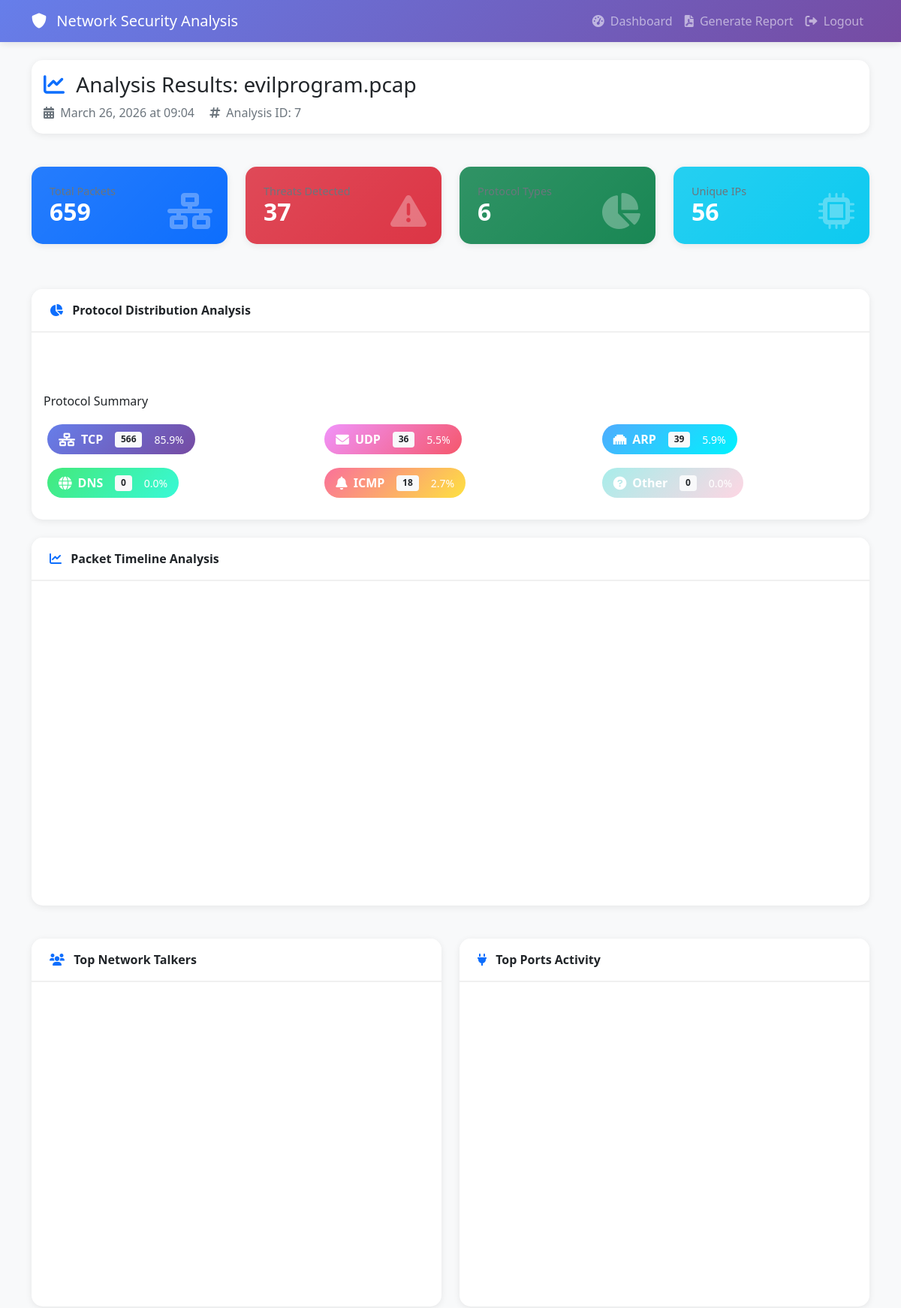
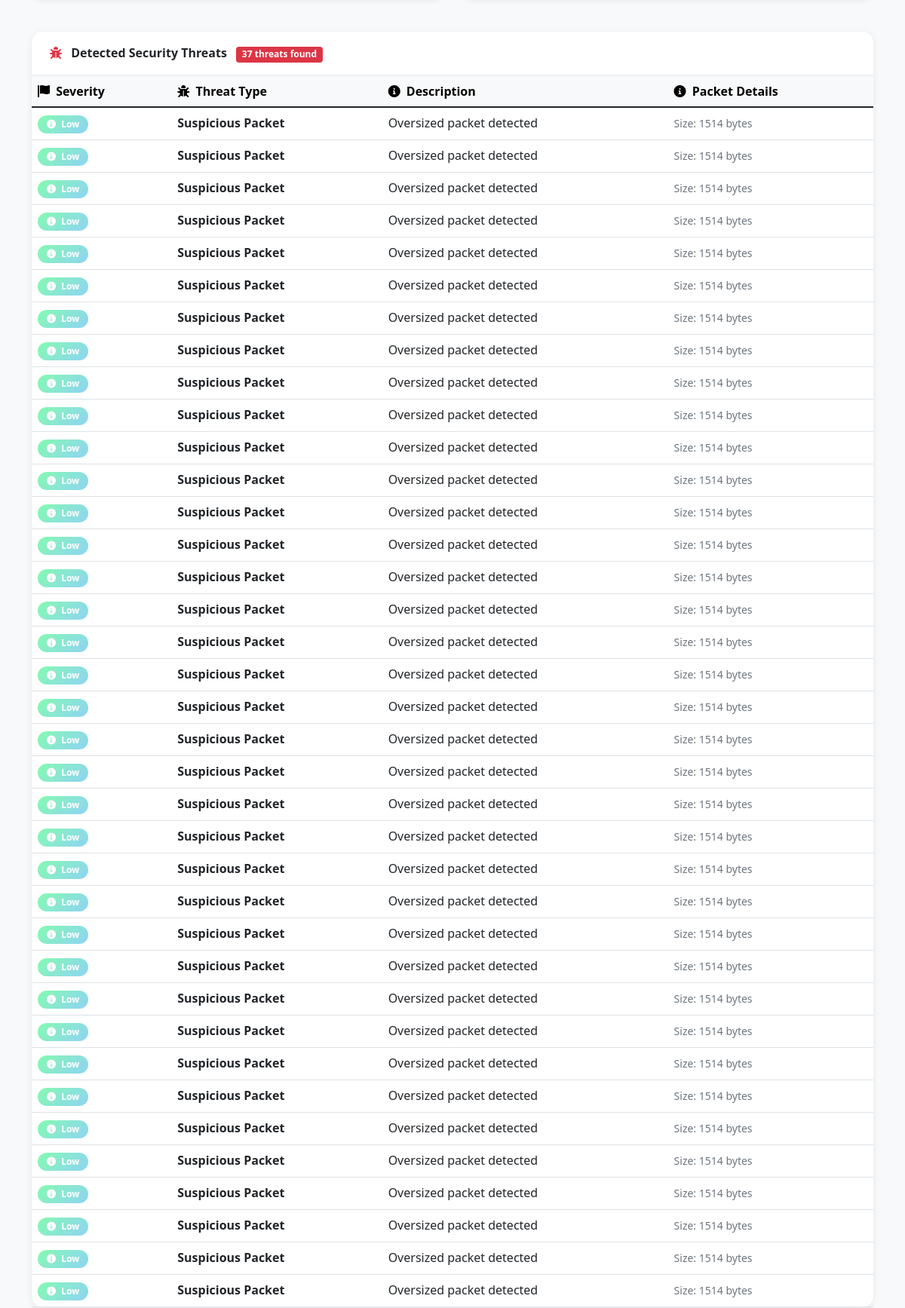
The app's page /analyze/7 (signed in, upper part) with its own data (2 pictures, top to bottom).
### app.py (models this page shows)
class Analysis(db.Model):
    id = db.Column(db.Integer, primary_key=True)
    filename = db.Column(db.String(200), nullable=False)
    file_hash = db.Column(db.String(64))
    upload_time = db.Column(db.DateTime, default=datetime.utcnow)
    user_id = db.Column(db.Integer, db.ForeignKey('user.id'), nullable=False)
    threats_detected = db.Column(db.Integer, default=0)
    analysis_results = db.Column(db.Text)
    packet_count = db.Column(db.Integer, default=0)
    protocol_stats = db.Column(db.Text, default='{}')

class ThreatDetection(db.Model):
    id = db.Column(db.Integer, primary_key=True)
    analysis_id = db.Column(db.Integer, db.ForeignKey('analysis.id'), nullable=False)
    threat_type = db.Column(db.String(100))
    severity = db.Column(db.String(20))
    description = db.Column(db.Text)
    packet_info = db.Column(db.Text)
    timestamp = db.Column(db.DateTime, default=datetime.utcnow)

### app.py (the view)
@app.route('/analyze/<int:analysis_id>')
@login_required
def analyze(analysis_id):
    analysis = Analysis.query.get_or_404(analysis_id)
    if analysis.user_id != current_user.id:
        flash('Access denied', 'error')
        return redirect(url_for('dashboard'))
    stats = {}
    if analysis.protocol_stats:
        try:
            stats = json.loads(analysis.protocol_stats)
        except json.JSONDecodeError:
            stats = {}
    threats = ThreatDetection.query.filter_by(analysis_id=analysis_id).all()
    visualizations = create_advanced_visualizations(stats)
    protocol_stats = stats.get('protocols', {'TCP': 0, 'UDP': 0, 'ARP': 0, 'DNS': 0, 'ICMP': 0, 'Other': 0})
    return render_template('analyze.html',
                         analysis=analysis,
                         stats=stats,
                         protocol_stats=protocol_stats,
                         threats=threats,
                         visualizations=visualizations,
                         packet_count=analysis.packet_count)

### app.py (called while the page is built)
@login_manager.user_loader
def load_user(user_id):
    return User.query.get(int(user_id))

### templates/analyze.html (shortened to what this page needs)
<!DOCTYPE html>
<html lang="en">
<head>
    <link href="https://cdn.jsdelivr.net/npm/bootstrap@5.1.3/dist/css/bootstrap.min.css" rel="stylesheet">
    <link rel="stylesheet" href="https://cdnjs.cloudflare.com/ajax/libs/font-awesome/6.0.0/css/all.min.css">
</head>
<body>
    <nav class="navbar navbar-expand-lg navbar-dark">
        <div class="container">
            <a class="navbar-brand" href="{{ url_for('dashboard') }}">
                <i class="fas fa-shield-alt me-2"></i> Network Security Analysis
            </a>
            <div class="navbar-nav ms-auto">
                <a class="nav-link" href="{{ url_for('dashboard') }}">
                    <i class="fas fa-tachometer-alt me-1"></i> Dashboard
                </a>
                <a class="nav-link" href="{{ url_for('generate_report', analysis_id=analysis.id) }}">
                    <i class="fas fa-file-pdf me-1"></i> Generate Report
                </a>
                <a class="nav-link" href="{{ url_for('logout') }}">
                    <i class="fas fa-sign-out-alt me-1"></i> Logout
                </a>
            </div>
        </div>
    </nav>
    <div class="container mt-4">
        <div class="row mb-4">
            <div class="col-12">
                <div class="card">
                    <div class="card-body">
                        <h3 class="mb-2">
                            <i class="fas fa-chart-line text-primary me-2"></i>
                            Analysis Results: {{ analysis.filename }}
                        </h3>
                        <p class="text-muted mb-0">
                            <i class="fas fa-calendar-alt me-1"></i> {{ analysis.upload_time.strftime('%B %d, %Y at %H:%M') }}
                            <i class="fas fa-hashtag ms-3 me-1"></i> Analysis ID: {{ analysis.id }}
                        </p>
                    </div>
                </div>
            </div>
        </div>
        <div class="row mb-4">
            <div class="col-md-3 mb-3">
                <div class="card stat-card bg-primary text-white">
                    <div class="card-body">
                        <i class="fas fa-network-wired stat-icon"></i>
                        <h6 class="stat-label">Total Packets</h6>
                        <h2 class="stat-value">{{ "{:,}".format(packet_count) }}</h2>
                    </div>
                </div>
            </div>
            <div class="col-md-3 mb-3">
                <div class="card stat-card bg-danger text-white">
                    <div class="card-body">
                        <i class="fas fa-exclamation-triangle stat-icon"></i>
                        <h6 class="stat-label">Threats Detected</h6>
                        <h2 class="stat-value">{{ threats|length }}</h2>
                    </div>
                </div>
            </div>
            <div class="col-md-3 mb-3">
                <div class="card stat-card bg-success text-white">
                    <div class="card-body">
                        <i class="fas fa-chart-pie stat-icon"></i>
                        <h6 class="stat-label">Protocol Types</h6>
                        <h2 class="stat-value">{{ protocol_stats|length }}</h2>
                    </div>
                </div>
            </div>
            <div class="col-md-3 mb-3">
                <div class="card stat-card bg-info text-white">
                    <div class="card-body">
                        <i class="fas fa-microchip stat-icon"></i>
                        <h6 class="stat-label">Unique IPs</h6>
                        <h2 class="stat-value">{{ stats.get('ip_stats', {})|length }}</h2>
                    </div>
                </div>
            </div>
        </div>
        <div class="card mb-4">
            <div class="card-header">
                <i class="fas fa-chart-pie me-2 text-primary"></i>
                Protocol Distribution Analysis
            </div>
            <div class="card-body">
                <div class="row">
                    <div class="col-md-6">
                        <div class="chart-container">
                        </div>
                    </div>
                    <div class="col-md-6">
                        <div class="chart-container">
                        </div>
                    </div>
                </div>
                <div class="mt-3">
                    <h6 class="mb-3">Protocol Summary</h6>
                    <div class="row">
                        {% for protocol, count in protocol_stats.items() %}
                        <div class="col-md-4 mb-2">
                            <div class="protocol-badge" style="background: {% if protocol == 'TCP' %}linear-gradient(135deg, #667eea 0%, #764ba2 100%){% elif protocol == 'UDP' %}linear-gradient(135deg, #f093fb 0%, #f5576c 100%){% elif protocol == 'ARP' %}linear-gradient(135deg, #4facfe 0%, #00f2fe 100%){% elif protocol == 'DNS' %}linear-gradient(135deg, #43e97b 0%, #38f9d7 100%){% elif protocol == 'ICMP' %}linear-gradient(135deg, #fa709a 0%, #fee140 100%){% else %}linear-gradient(135deg, #a8edea 0%, #fed6e3 100%){% endif %}; color: white;">
                                <i class="fas fa-{% if protocol == 'TCP' %}network-wired{% elif protocol == 'UDP' %}envelope{% elif protocol == 'ARP' %}ethernet{% elif protocol == 'DNS' %}globe{% elif protocol == 'ICMP' %}bell{% else %}question-circle{% endif %}"></i>
                                <strong>{{ protocol }}</strong>
                                <span class="badge bg-light text-dark ms-2">{{ "{:,}".format(count) }}</span>
                                <small class="ms-2">{{ "%.1f"|format(count / packet_count * 100 if packet_count > 0 else 0) }}%</small>
                            </div>
                        </div>
                        {% endfor %}
                    </div>
                </div>
            </div>
        </div>
        <div class="row mb-4">
            {% if visualizations.timeline %}
            <div class="col-md-12">
                <div class="card">
                    <div class="card-header">
                        <i class="fas fa-chart-line me-2 text-primary"></i>
                        Packet Timeline Analysis
                    </div>
                    <div class="card-body">
                        <div id="timeline-chart" style="height: 400px;"></div>
                    </div>
                </div>
            </div>
            {% endif %}
        </div>
        <div class="row mb-4">
            {% if visualizations.top_talkers %}
            <div class="col-md-6">
                <div class="card">
                    <div class="card-header">
                        <i class="fas fa-users me-2 text-primary"></i>
                        Top Network Talkers
                    </div>
                    <div class="card-body">
                        <div id="top-talkers-chart" style="height: 400px;"></div>
                    </div>
                </div>
            </div>
            {% endif %}
            {% if visualizations.top_ports %}
            <div class="col-md-6">
                <div class="card">
                    <div class="card-header">
                        <i class="fas fa-plug me-2 text-primary"></i>
                        Top Ports Activity
                    </div>
                    <div class="card-body">
                        <div id="top-ports-chart" style="height: 400px;"></div>
                    </div>
                </div>
            </div>
            {% endif %}
        </div>
        <div class="card mb-4">
            <div class="card-header">
                <i class="fas fa-bug me-2 text-danger"></i>
                Detected Security Threats
                {% if threats|length > 0 %}
                <span class="badge bg-danger ms-2">{{ threats|length }} threats found</span>
                {% endif %}
            </div>
            <div class="card-body p-0">
                <div class="table-responsive">
                    <table class="table table-hover mb-0">
                        <thead class="table-light">
                            <tr>
                                <th><i class="fas fa-flag me-1"></i> Severity</th>
                                <th><i class="fas fa-bug me-1"></i> Threat Type</th>
                                <th><i class="fas fa-info-circle me-1"></i> Description</th>
                                <th><i class="fas fa-info-circle me-1"></i> Packet Details</th>
                            </tr>
                        </thead>
                        <tbody>
                            {% for threat in threats %}
                            <tr>
                                <td>
                                    <span class="badge {% if threat.severity == 'High' %}badge-high{% elif threat.severity == 'Medium' %}badge-medium{% else %}badge-low{% endif %}">
                                        <i class="fas fa-{% if threat.severity == 'High' %}exclamation-circle{% elif threat.severity == 'Medium' %}warning{% else %}info-circle{% endif %} me-1"></i>
                                        {{ threat.severity }}
                                    </span>
                                </td>
                                <td><strong>{{ threat.threat_type }}</strong></td>
                                <td>{{ threat.description }}</td>
                                <td><small class="text-muted">{{ threat.packet_info }}</small></td>
                            </tr>
                            {% endfor %}
                        </tbody>
                    </table>
                </div>
            </div>
        </div>
    </div>
</body>
</html>

### templates/analyze.html (style rules this page uses)
:root { --primary-gradient: linear-gradient(135deg, #667eea 0%, #764ba2 100%); --success-gradient: linear-gradient(135deg, #84fab0 0%, #8fd3f4 100%); --danger-gradient: linear-gradient(135deg, #f093fb 0%, #f5576c 100%); --warning-gradient: linear-gradient(135deg, #fa709a 0%, #fee140 100%); }
body { background: #f8f9fa; font-family: 'Segoe UI', Tahoma, Geneva, Verdana, sans-serif; }
.navbar { background: var(--primary-gradient) !important; box-shadow: 0 2px 10px rgba(0,0,0,0.1); }
.stat-card { border: none; border-radius: 15px; transition: transform 0.3s, box-shadow 0.3s; overflow: hidden; position: relative; }
.stat-card .card-body { padding: 1.5rem; position: relative; z-index: 1; }
.stat-card::before { content: ''; position: absolute; top: 0; left: 0; right: 0; bottom: 0; background: linear-gradient(135deg, rgba(255,255,255,0.1) 0%, rgba(255,255,255,0) 100%); pointer-events: none; }
.stat-icon { position: absolute; right: 20px; bottom: 20px; font-size: 3rem; opacity: 0.3; }
.card { border: none; border-radius: 15px; box-shadow: 0 2px 10px rgba(0,0,0,0.08); margin-bottom: 20px; }
.card-header { background: white; border-bottom: 2px solid #f0f0f0; padding: 1rem 1.5rem; border-radius: 15px 15px 0 0 !important; font-weight: 600; }
.badge-low { background: linear-gradient(135deg, #84fab0 0%, #8fd3f4 100%); padding: 6px 12px; border-radius: 20px; }
.protocol-badge { padding: 8px 15px; border-radius: 25px; font-weight: 500; margin: 5px; display: inline-flex; align-items: center; gap: 8px; }
.protocol-badge i { font-size: 1.1rem; }
.stat-value { font-size: 2rem; font-weight: bold; margin-bottom: 0; }
.stat-label { color: #6c757d; margin-bottom: 0; font-size: 0.9rem; }
.chart-container { background: white; border-radius: 15px; padding: 15px; margin-bottom: 20px; }

### records on screen
Analysis: filename "evilprogram.pcap", upload_time "March 26, 2026 at 09:04", id "7", packet_count "659", count/packet_count*100ifpacket_count>0else0 "85.9" "5.5" "5.9" "0.0" "2.7" "0.0"
ThreatDetection: severity "Low", threat_type "Suspicious Packet", description "Oversized packet detected", packet_info "Size: 1514 bytes"
ThreatDetection: severity "Low", threat_type "Suspicious Packet", description "Oversized packet detected", packet_info "Size: 1514 bytes"
ThreatDetection: severity "Low", threat_type "Suspicious Packet", description "Oversized packet detected", packet_info "Size: 1514 bytes"
ThreatDetection: severity "Low", threat_type "Suspicious Packet", description "Oversized packet detected", packet_info "Size: 1514 bytes"
ThreatDetection: severity "Low", threat_type "Suspicious Packet", description "Oversized packet detected", packet_info "Size: 1514 bytes"
ThreatDetection: severity "Low", threat_type "Suspicious Packet", description "Oversized packet detected", packet_info "Size: 1514 bytes"
ThreatDetection: severity "Low", threat_type "Suspicious Packet", description "Oversized packet detected", packet_info "Size: 1514 bytes"
ThreatDetection: severity "Low", threat_type "Suspicious Packet", description "Oversized packet detected", packet_info "Size: 1514 bytes"
ThreatDetection: severity "Low", threat_type "Suspicious Packet", description "Oversized packet detected", packet_info "Size: 1514 bytes"
ThreatDetection: severity "Low", threat_type "Suspicious Packet", description "Oversized packet detected", packet_info "Size: 1514 bytes"
ThreatDetection: severity "Low", threat_type "Suspicious Packet", description "Oversized packet detected", packet_info "Size: 1514 bytes"
ThreatDetection: severity "Low", threat_type "Suspicious Packet", description "Oversized packet detected", packet_info "Size: 1514 bytes"
ThreatDetection: severity "Low", threat_type "Suspicious Packet", description "Oversized packet detected", packet_info "Size: 1514 bytes"
ThreatDetection: severity "Low", threat_type "Suspicious Packet", description "Oversized packet detected", packet_info "Size: 1514 bytes"
ThreatDetection: severity "Low", threat_type "Suspicious Packet", description "Oversized packet detected", packet_info "Size: 1514 bytes"
ThreatDetection: severity "Low", threat_type "Suspicious Packet", description "Oversized packet detected", packet_info "Size: 1514 bytes"
ThreatDetection: severity "Low", threat_type "Suspicious Packet", description "Oversized packet detected", packet_info "Size: 1514 bytes"
ThreatDetection: severity "Low", threat_type "Suspicious Packet", description "Oversized packet detected", packet_info "Size: 1514 bytes"
ThreatDetection: severity "Low", threat_type "Suspicious Packet", description "Oversized packet detected", packet_info "Size: 1514 bytes"
ThreatDetection: severity "Low", threat_type "Suspicious Packet", description "Oversized packet detected", packet_info "Size: 1514 bytes"
ThreatDetection: severity "Low", threat_type "Suspicious Packet", description "Oversized packet detected", packet_info "Size: 1514 bytes"
ThreatDetection: severity "Low", threat_type "Suspicious Packet", description "Oversized packet detected", packet_info "Size: 1514 bytes"
ThreatDetection: severity "Low", threat_type "Suspicious Packet", description "Oversized packet detected", packet_info "Size: 1514 bytes"
ThreatDetection: severity "Low", threat_type "Suspicious Packet", description "Oversized packet detected", packet_info "Size: 1514 bytes"
ThreatDetection: severity "Low", threat_type "Suspicious Packet", description "Oversized packet detected", packet_info "Size: 1514 bytes"
ThreatDetection: severity "Low", threat_type "Suspicious Packet", description "Oversized packet detected", packet_info "Size: 1514 bytes"
ThreatDetection: severity "Low", threat_type "Suspicious Packet", description "Oversized packet detected", packet_info "Size: 1514 bytes"
ThreatDetection: severity "Low", threat_type "Suspicious Packet", description "Oversized packet detected", packet_info "Size: 1514 bytes"
ThreatDetection: severity "Low", threat_type "Suspicious Packet", description "Oversized packet detected", packet_info "Size: 1514 bytes"
ThreatDetection: severity "Low", threat_type "Suspicious Packet", description "Oversized packet detected", packet_info "Size: 1514 bytes"
ThreatDetection: severity "Low", threat_type "Suspicious Packet", description "Oversized packet detected", packet_info "Size: 1514 bytes"
ThreatDetection: severity "Low", threat_type "Suspicious Packet", description "Oversized packet detected", packet_info "Size: 1514 bytes"
ThreatDetection: severity "Low", threat_type "Suspicious Packet", description "Oversized packet detected", packet_info "Size: 1514 bytes"
ThreatDetection: severity "Low", threat_type "Suspicious Packet", description "Oversized packet detected", packet_info "Size: 1514 bytes"
ThreatDetection: severity "Low", threat_type "Suspicious Packet", description "Oversized packet detected", packet_info "Size: 1514 bytes"
ThreatDetection: severity "Low", threat_type "Suspicious Packet", description "Oversized packet detected", packet_info "Size: 1514 bytes"
ThreatDetection: severity "Low", threat_type "Suspicious Packet", description "Oversized packet detected", packet_info "Size: 1514 bytes"

### other values on screen
{{ threats|length }} "37"
{{ protocol_stats|length }} "6"
{{ stats.get('ip_stats', {})|length }} "56"
{{ protocol }} "TCP" "UDP" "ARP" "DNS" "ICMP" "Other"
{{ "{:,}".format(count) }} "566" "36" "39" "0" "18" "0"
